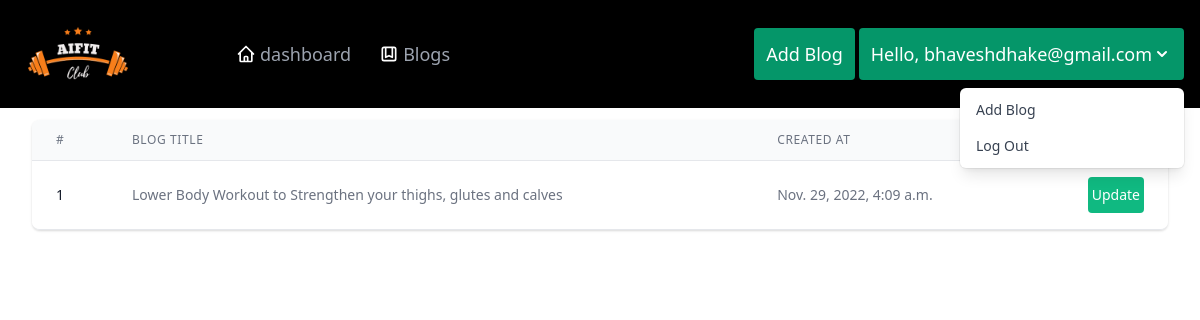
Page /view-blog/ (signed in) on the committed database.
### app/models.py (models this page shows)
class BlogModel(models.Model):
    title = models.CharField(max_length=1000)
    content = RichTextField(blank=True,null=True)
    user = models.ForeignKey(User, blank=True, null=True, on_delete=models.CASCADE)
    slug = models.SlugField(max_length=1000, null=True, blank=True)
    created_at = models.DateTimeField(auto_now_add=True)
    view = models.IntegerField(null=True, blank=True, default=0)
    link = models.CharField(max_length=1000,null=True)
    image=models.ImageField(upload_to="Blogs/Cover Images", null=True)
    def __str__(self):
        return self.title

### app/views.py (the view)
# urls.py: path('view-blog/', views.see_blog , name='see_blog'),
@login_required(login_url='login')
def see_blog(request):
    context = {}
    try:
        blog_objs = BlogModel.objects.filter(user = request.user)
        context['blog_objs'] =  blog_objs
    except Exception as e:
        print(e)
    print(context)
    return render(request , 'blogs/see_blog.html' ,context)

### app/templates/blogs/see_blog.html (shortened to what this page needs)
{% extends "base/base.html" %}
{% block content %}
<div class="py-6 mt-24">
  <div class="max-w-7xl mx-auto sm:px-6 lg:px-8">
    <div class="flex flex-col">
      <div class="-my-2 overflow-x-auto sm:-mx-6 lg:-mx-8">
        <div class="py-2 align-middle inline-block min-w-full sm:px-6 lg:px-8">
          <div class="shadow overflow-hidden border-b border-gray-200 sm:rounded-lg">
            <table class="min-w-full divide-y divide-gray-200">
              <thead class="bg-gray-50">
                <tr>
                  <th scope="col"
                    class="px-6 py-3 text-left text-xs font-medium text-gray-500 uppercase tracking-wider">
                    #
                  </th>
                  <th scope="col"
                    class="px-6 py-3 text-left text-xs font-medium text-gray-500 uppercase tracking-wider">
                    Blog Title
                  </th>
                  <th scope="col"
                    class="px-6 py-3 text-left text-xs font-medium text-gray-500 uppercase tracking-wider">
                    Created At
                  </th>
                  <th scope="col" class="relative px-6 py-3">
                  </th>
                </tr>
              </thead>
              <tbody class="bg-white divide-y divide-gray-200" x-max="1">
{% for blog in blog_objs %}
                <tr>
                  <td class="px-6 py-4 whitespace-nowrap text-sm font-medium text-gray-900">
                    {{forloop.counter}}
                  </td>
                  <td class="px-6 py-4 whitespace-nowrap text-sm text-gray-500">
                    {{blog.title}}
                  </td>
                  <td class="px-6 py-4 whitespace-nowrap text-sm text-gray-500">
                    {{blog.created_at}}
                  </td>
                  <td class="px-6 py-4 whitespace-nowrap text-right text-sm font-medium">
                    <button class="bg-green-500 hover:bg-green-600 py-2 px-1 rounded">
                      <a href="{% url 'blog_update' blog.id %}" class="text-white">Update</a>
                    </button>
                  </td>
                </tr>
{% endfor %}
              </tbody>
            </table>
          </div>
        </div>
      </div>
    </div>
  </div>
</div>
{% endblock %}

### app/templates/base/base.html (shortened to what this page needs)
<!doctype html>
<html lang="en">
{% load static %}
<head>
	<link href="https://unpkg.com/tailwindcss@^2/dist/tailwind.min.css" rel="stylesheet">
</head>
<body>
	<nav class="bg-black top-0 fixed text-white w-full">
		<div class="w-full mx-auto px-4">
			<div class="flex justify-between">
				<div class="flex flex-row">
					<div>
						<a href="{% url 'dashboard' %}" class="">
							<div class="py-1 px-3">
								<img src="{% static 'images/logo1.png' %}" height="50x" width="100px" alt="logo-acm">
							</div>
						</a>
					</div>
					<div class="hidden md:flex items-center lg:space-x-7 space-x-2 lg:ml-24 ml-2 lg:text-lg">
						<div class="group flex items-center">
							<a href="{% url 'dashboard' %}"
								class="text-gray-400 group-hover:text-white group-hover:underline">dashboard</a>
						</div>
						<div class="group flex items-center">
							<svg xmlns="http://www.w3.org/2000/svg" class="h-5 w-5 mr-1" fill="none" viewBox="0 0 24 24"
								stroke="currentColor">
								<path stroke-linecap="round" stroke-linejoin="round" stroke-width="2"
									d="M16 4v12l-4-2-4 2V4M6 20h12a2 2 0 002-2V6a2 2 0 00-2-2H6a2 2 0 00-2 2v12a2 2 0 002 2z" />
							</svg>
							<a href="{% url 'blogs' %}"
								class="text-gray-400 group-hover:text-white group-hover:underline">Blogs</a>
						</div>
					</div>
				</div>
				<div class="hidden md:flex items-center space-x-1">
					{% if not user.is_authenticated %}
					<a href="{% url 'login' %}">
						<button
							class="text-white lg:text-lg bg-green-600 p-3 rounded hover:bg-green-700 transition delay-100">
							<div class="flex items-center">
								<svg xmlns="http://www.w3.org/2000/svg" class="w-5 h-5 mr-1" fill="none"
									viewBox="0 0 24 24" stroke="currentColor">
									<path stroke-linecap="round" stroke-linejoin="round" stroke-width="2"
										d="M11 16l-4-4m0 0l4-4m-4 4h14m-5 4v1a3 3 0 01-3 3H6a3 3 0 01-3-3V7a3 3 0 013-3h7a3 3 0 013 3v1" />
								</svg>
								Admin Login
							</div>
						</button>
					</a>
					{% else %}
					<a href="{% url 'add_blog' %}">
						<button
							class="text-white lg:text-lg bg-green-600 p-3 rounded hover:bg-green-700 transition delay-100">
							<div class="flex items-center">
								Add Blog
							</div>
						</button>
					</a>
					{% if request.user.is_staff %}
					<a href="{% url 'trainer_form' %}">
						<button
							class="text-white lg:text-lg bg-green-600 p-3 rounded hover:bg-green-700 transition delay-100">
							<div class="flex items-center">
								Add Exercise
							</div>
						</button>
					</a>
					<div>
						<div class="mx-auto text-right">
							<div x-data="{ open: false }" @keydown.escape.stop="open = false" @click.away="open = false"
								class="relative inline-block text-left">
								<div>
									<button type="button"
										class="text-white inline-flex lg:text-lg bg-green-600 p-3 rounded hover:bg-green-700 transition delay-100"
										id="options-menu" aria-expanded="true" @click="open = !open"
										aria-haspopup="true" x-bind:aria-expanded="open">
										Hello, {{request.user}}
										<svg class="my-1 h-5 w-5" x-description="Heroicon name: solid/chevron-down"
											xmlns="http://www.w3.org/2000/svg" viewBox="0 0 20 20" fill="currentColor"
											aria-hidden="true">
											<path fill-rule="evenodd"
												d="M5.293 7.293a1 1 0 011.414 0L10 10.586l3.293-3.293a1 1 0 111.414 1.414l-4 4a1 1 0 01-1.414 0l-4-4a1 1 0 010-1.414z"
												clip-rule="evenodd"></path>
										</svg>
									</button>
								</div>
								<div x-description="Dropdown menu, show/hide based on menu state." x-show="open"
									x-transition:enter="transition ease-out duration-100"
									x-transition:enter-start="transform opacity-0 scale-95"
									x-transition:enter-end="transform opacity-100 scale-100"
									x-transition:leave="transition ease-in duration-75"
									x-transition:leave-start="transform opacity-100 scale-100"
									x-transition:leave-end="transform opacity-0 scale-95"
									class="origin-top-right absolute right-0 mt-2 w-56 rounded-md shadow-lg bg-white ring-1 ring-black ring-opacity-5 divide-y divide-gray-100 focus:outline-none"
									role="menu" aria-orientation="vertical" aria-labelledby="options-menu">
									<div class="py-1" role="none">
										<a href="{% url 'see_blog' %}"
											class="group flex items-center px-4 py-2 text-sm text-gray-700 hover:bg-gray-100 hover:text-gray-900"
											role="menuitem">
											Blogs History
										</a>
										<a href="{% url 'admin_see' %}"
											class="group flex items-center px-4 py-2 text-sm text-gray-700 hover:bg-gray-100 hover:text-gray-900"
											role="menuitem">
											All Posts
										</a>
										<a href="{% url 'admin_user_delete' %}"
											class="group flex items-center px-4 py-2 text-sm text-gray-700 hover:bg-gray-100 hover:text-gray-900"
											role="menuitem">
											Delete Users
										</a>
										<a href="{% url 'logout' %}"
											class="group flex items-center px-4 py-2 text-sm text-gray-700 hover:bg-gray-100 hover:text-gray-900"
											role="menuitem">
											Log Out
										</a>
									</div>
								</div>
							</div>
						</div>
						{% else %}
						<div class="mx-auto text-right">
							<div x-data="{ open: false }" @keydown.escape.stop="open = false" @click.away="open = false"
								class="relative inline-block text-left">
								<div>
									<button type="button"
										class="text-white inline-flex lg:text-lg bg-green-600 p-3 rounded hover:bg-green-700 transition delay-100"
										id="options-menu" aria-expanded="true" @click="open = !open"
										aria-haspopup="true" x-bind:aria-expanded="open">
										Hello, {{request.user}}
									</button>
								</div>
								<div x-description="Dropdown menu, show/hide based on menu state." x-show="open"
									x-transition:enter="transition ease-out duration-100"
									x-transition:enter-start="transform opacity-0 scale-95"
									x-transition:enter-end="transform opacity-100 scale-100"
									x-transition:leave="transition ease-in duration-75"
									x-transition:leave-start="transform opacity-100 scale-100"
									x-transition:leave-end="transform opacity-0 scale-95"
									class="origin-top-right absolute right-0 mt-2 w-56 rounded-md shadow-lg bg-white ring-1 ring-black ring-opacity-5 divide-y divide-gray-100 focus:outline-none"
									role="menu" aria-orientation="vertical" aria-labelledby="options-menu">
									<div class="py-1" role="none">
										<a href="{% url 'see_blog' %}"
											class="group flex items-center px-4 py-2 text-sm text-gray-700 hover:bg-gray-100 hover:text-gray-900"
											role="menuitem">
											Add Blog
										</a>
										<a href="{% url 'logout' %}"
											class="group flex items-center px-4 py-2 text-sm text-gray-700 hover:bg-gray-100 hover:text-gray-900"
											role="menuitem">
											Log Out
										</a>
									</div>
								</div>
							</div>
						</div>
						{% endif %}
					</div>
					{% endif %}
				</div>
			</div>
	</nav>
	{% block content %}
	{% endblock %}
</body>
</html>

### rows in the picture
BlogModel: title "Lower Body Workout to Strengthen your thighs, glutes and calves", created_at "Nov. 29, 2022, 4:09 a.m."

### other values in the picture
{{ request.user }} "bhaveshdhake@gmail.com"
